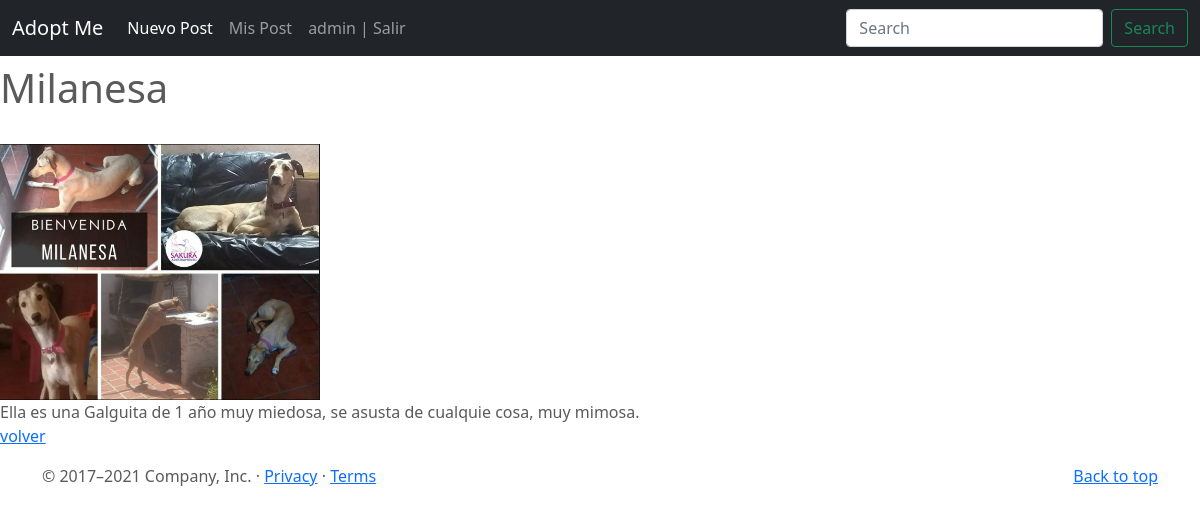
Screenshot of /post/4/detail (signed in) with the database file from the repository.
### AdoptMe/models.py (models this page shows, shortened)
class Post(models.Model):
    nombre_carousel = models.CharField(max_length=30)
    caracteristicas_carousel = models.CharField(max_length=50)
    nombre = models.CharField(max_length=15)
    caracteristicas = models.CharField(max_length=250)
    editor = models.ForeignKey(to=User, on_delete=models.CASCADE, related_name='editor')
    imagen = models.ImageField(upload_to="posts", null=True, blank=True)

### AdoptMe/views.py (the view)
# urls.py: path('post/<pk>/detail', PostDetail.as_view(), name="post-detail"),
class PostDetail(DetailView):
    model = Post

### AdoptMe/templates/AdoptMe/post_detail.html
{% extends "AdoptMe/base.html" %}
{% block main %}
<p>
    <h1>{{object.nombre}}</h1>
    <br>
    <img src="{{ object.imagen.url }}" width="320px" height="75%">
    <br>
    {{object.caracteristicas}}
    <br>
    <a href="{% url 'post-list' %}"> volver</a>
</p>
{% endblock %}

### AdoptMe/templates/AdoptMe/base.html (shortened to what this page needs)
<!DOCTYPE html>
<html lang="en">
<head>
    {% load static %}
<link href= "{% static 'AdoptMe/css/bootstrap.min.css' %}" rel="stylesheet">
    <link href="{% static 'AdoptMe/css/carousel.css' %}" rel="stylesheet">
</head>
  <body>
    <header>
      <nav class="navbar navbar-expand-md navbar-dark fixed-top bg-dark">
        <div class="container-fluid">
          <a class="navbar-brand" href="{% url 'index' %}"> Adopt Me</a>
          <div class="collapse navbar-collapse" id="navbarCollapse">
            <ul class="navbar-nav me-auto mb-2 mb-md-0">
              <li class="nav-item">
                <a class="nav-link active" aria-current="page" href="{% url 'post-create' %}">Nuevo Post</a>
              </li>
              <li class="nav-item">
                <a class="nav-link" href="{% url 'post-list' %}">Mis Post</a>
              </li>
              {% if user.is_authenticated %}
                <li class="nav-item">
                    <a class="nav-link" href="{% url 'logout' %}"> {{user.username}} | Salir</a>
                </li>
              {% endif %}
            </ul>
            <form class="d-flex">
              <input class="form-control me-2" type="search" placeholder="Search" aria-label="Search">
              <button class="btn btn-outline-success" type="submit">Search</button>
            </form>
          </div>
        </div>
      </nav>
    </header>
    {% block main %}
    {% endblock %}
  <footer class="container">
    <p class="float-end"><a href="https://getbootstrap.com/docs/5.0/examples/carousel/#">Back to top</a></p>
    <p>© 2017–2021 Company, Inc. · <a href="https://getbootstrap.com/docs/5.0/examples/carousel/#">Privacy</a> · <a href="https://getbootstrap.com/docs/5.0/examples/carousel/#">Terms</a></p>
  </footer>
  </body>
</html>

### AdoptMe/static/AdoptMe/css/carousel.css (style rules this page uses)
body { padding-top: 3rem; padding-bottom: 3rem; color: #5a5a5a; }

### rows the page displays
Post: nombre "Milanesa", imagen (picture), caracteristicas "Ella es una Galguita de 1 año muy miedosa, se asusta de cualquie cosa, muy mimosa."

### other values shown
{{ user.username }} "admin"
